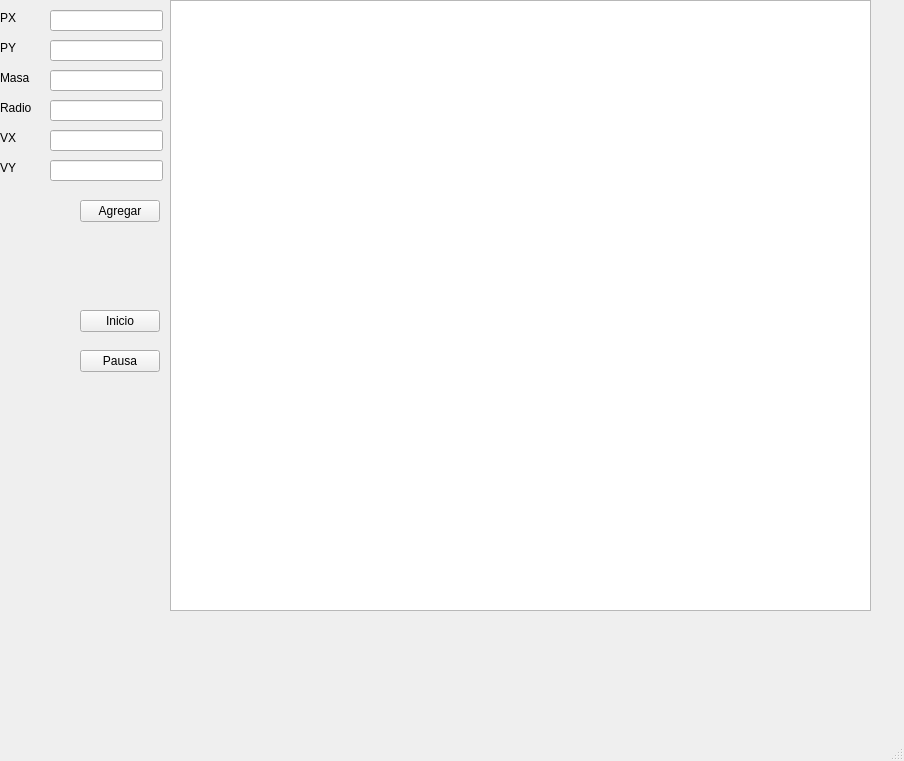
<?xml version="1.0" encoding="UTF-8"?>
<ui version="4.0">
 <class>MainWindow</class>
 <widget class="QMainWindow" name="MainWindow">
  <property name="geometry">
   <rect>
    <x>0</x>
    <y>0</y>
    <width>904</width>
    <height>761</height>
   </rect>
  </property>
  <property name="windowTitle">
   <string>MainWindow</string>
  </property>
  <widget class="QWidget" name="centralwidget">
   <widget class="QLineEdit" name="PX">
    <property name="geometry">
     <rect>
      <x>50</x>
      <y>10</y>
      <width>113</width>
      <height>21</height>
     </rect>
    </property>
   </widget>
   <widget class="QLineEdit" name="PY">
    <property name="geometry">
     <rect>
      <x>50</x>
      <y>40</y>
      <width>113</width>
      <height>21</height>
     </rect>
    </property>
   </widget>
   <widget class="QLineEdit" name="VX">
    <property name="geometry">
     <rect>
      <x>50</x>
      <y>130</y>
      <width>113</width>
      <height>21</height>
     </rect>
    </property>
   </widget>
   <widget class="QLineEdit" name="VY">
    <property name="geometry">
     <rect>
      <x>50</x>
      <y>160</y>
      <width>113</width>
      <height>21</height>
     </rect>
    </property>
   </widget>
   <widget class="QLineEdit" name="Radio">
    <property name="geometry">
     <rect>
      <x>50</x>
      <y>100</y>
      <width>113</width>
      <height>21</height>
     </rect>
    </property>
   </widget>
   <widget class="QLineEdit" name="Masa">
    <property name="geometry">
     <rect>
      <x>50</x>
      <y>70</y>
      <width>113</width>
      <height>21</height>
     </rect>
    </property>
   </widget>
   <widget class="QPushButton" name="Agregar">
    <property name="geometry">
     <rect>
      <x>80</x>
      <y>200</y>
      <width>80</width>
      <height>22</height>
     </rect>
    </property>
    <property name="text">
     <string>Agregar</string>
    </property>
   </widget>
   <widget class="QPushButton" name="Inicio">
    <property name="geometry">
     <rect>
      <x>80</x>
      <y>310</y>
      <width>80</width>
      <height>22</height>
     </rect>
    </property>
    <property name="text">
     <string>Inicio</string>
    </property>
   </widget>
   <widget class="QPushButton" name="Pausa">
    <property name="geometry">
     <rect>
      <x>80</x>
      <y>350</y>
      <width>80</width>
      <height>22</height>
     </rect>
    </property>
    <property name="text">
     <string>Pausa</string>
    </property>
   </widget>
   <widget class="QGraphicsView" name="graphicsView">
    <property name="geometry">
     <rect>
      <x>170</x>
      <y>0</y>
      <width>701</width>
      <height>611</height>
     </rect>
    </property>
    <property name="interactive">
     <bool>true</bool>
    </property>
    <property name="sceneRect">
     <rectf>
      <x>0.000000000000000</x>
      <y>0.000000000000000</y>
      <width>600.000000000000000</width>
      <height>600.000000000000000</height>
     </rectf>
    </property>
   </widget>
   <widget class="QLabel" name="label">
    <property name="geometry">
     <rect>
      <x>0</x>
      <y>10</y>
      <width>21</width>
      <height>16</height>
     </rect>
    </property>
    <property name="text">
     <string>PX</string>
    </property>
   </widget>
   <widget class="QLabel" name="label_2">
    <property name="geometry">
     <rect>
      <x>0</x>
      <y>40</y>
      <width>21</width>
      <height>16</height>
     </rect>
    </property>
    <property name="text">
     <string>PY</string>
    </property>
   </widget>
   <widget class="QLabel" name="label_3">
    <property name="geometry">
     <rect>
      <x>0</x>
      <y>130</y>
      <width>21</width>
      <height>16</height>
     </rect>
    </property>
    <property name="text">
     <string>VX</string>
    </property>
   </widget>
   <widget class="QLabel" name="label_4">
    <property name="geometry">
     <rect>
      <x>0</x>
      <y>160</y>
      <width>21</width>
      <height>16</height>
     </rect>
    </property>
    <property name="text">
     <string>VY</string>
    </property>
   </widget>
   <widget class="QLabel" name="label_5">
    <property name="geometry">
     <rect>
      <x>0</x>
      <y>100</y>
      <width>31</width>
      <height>16</height>
     </rect>
    </property>
    <property name="text">
     <string>Radio</string>
    </property>
   </widget>
   <widget class="QLabel" name="label_6">
    <property name="geometry">
     <rect>
      <x>0</x>
      <y>70</y>
      <width>31</width>
      <height>16</height>
     </rect>
    </property>
    <property name="text">
     <string>Masa</string>
    </property>
   </widget>
  </widget>
  <widget class="QMenuBar" name="menubar">
   <property name="geometry">
    <rect>
     <x>0</x>
     <y>0</y>
     <width>904</width>
     <height>17</height>
    </rect>
   </property>
  </widget>
  <widget class="QStatusBar" name="statusbar"/>
 </widget>
 <resources/>
 <connections/>
</ui>
